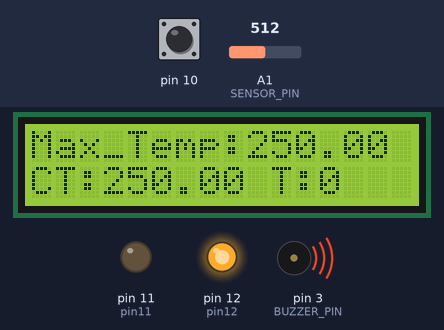
The sketch below on a simulated Arduino Uno, built with avr-gcc and run on an emulated ATmega328P. On the bench: 16×2 character LCD, output pins drawn as LEDs (lit = HIGH), buzzer (waves = sounding). The inputs (shaded band) are chosen by the test bench; at power-on: A1 (SENSOR_PIN) = 512, pin 10 HIGH. What the sketch prints to the serial monitor is not drawn.

Above: at 1.2 s.
1.3 s: A1 (SENSOR_PIN) set to 61
At 3.2 s:
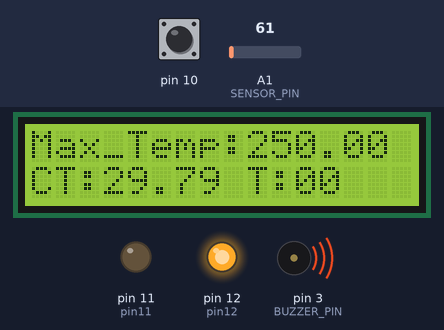
3.5 s: A1 (SENSOR_PIN) set to 55
At 5.2 s:
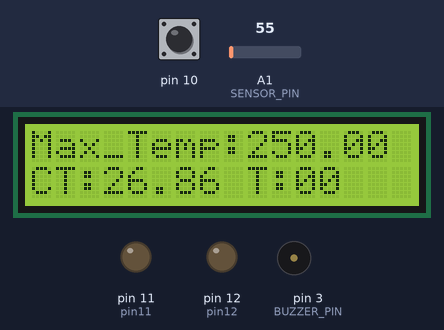
5.9 s: pin 10 pulled LOW for 3.2 s
At 8.6 s:
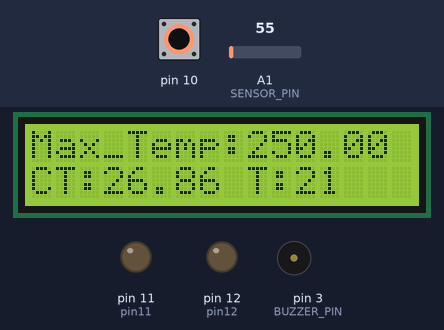
10.6 s: pin 10 pulled LOW for 1 s
At 12.7 s:
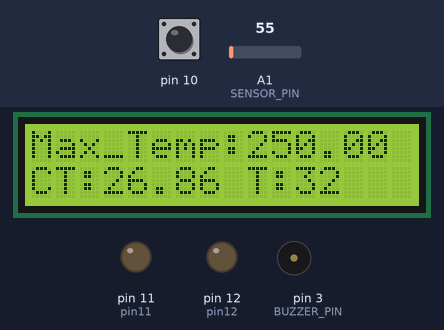
13.1 s: A1 (SENSOR_PIN) set to 17
At 13.64 s:
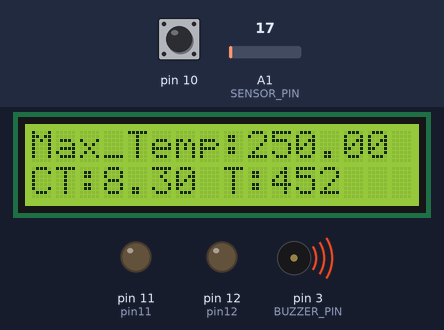
Timing chart, 0 to 15.9 s (numbered marks = the images above; inputs shaded):
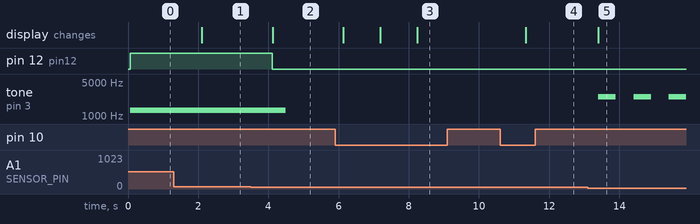

Measured:
- the behaviour switches between 56 and 55 on A1 (SENSOR_PIN) (found by bisection; images 1 and 2)
- after the input at 1.3 s, the display: changes after 0.80 s (image 1)
- after the input at 3.5 s, pin 12 (pin12): HIGH → LOW after 0.61 s; tone on pin 3 (BUZZER_PIN): 1300 Hz → silent after 1.0 s; the display: changes after 0.62 s (image 2)
- after the input at 5.9 s, the display: first changes after 0.23 s (image 3 shows a later state)
- after the input at 10.6 s, the display: changes after 0.73 s (image 4)
- after the input at 13.1 s, tone on pin 3 (BUZZER_PIN): alternates 2500 Hz for 0.50 s and silent for 0.51 s, starting after 0.29 s; the display: changes after 0.30 s (image 5)

The sketch:

temp_sensor_final.ino
```cpp
#include <LiquidCrystal.h>

#define SENSOR_PIN A1
#define BUZZER_PIN 3
#define MAX_TEMP 27.0
#define MIN_TEMP 25.0

int pin11 = 11;
int pin12 = 12;

LiquidCrystal lcd(4, 5, 6, 7, 8, 9); // Creating an LCD object

// declaring global variable which are essential for operation time
unsigned long start = 0, finish = 0, elapsed = 0, operationTime = 0;
float tempMax = 0;
int flag=0;
/*  flipping of a number is needed to calculate time correctly.
 *  it prevents start & finish to override & only calculates
 *  elapsed time when both start & finish were calculated.
 */

 int tmpmin=0;
 int tmpmax=0;
unsigned short flip = 0;
void setup() {
  Serial.begin(9600);
  lcd.begin(16, 2); // Initializing LCD object by specifying 16x2 display
  lcd.clear();      // Clearing the display
  pinMode(SENSOR_PIN, INPUT);  // sensor pin as input pin
  pinMode(BUZZER_PIN, OUTPUT); // buzzer pin as output pin
  pinMode(10,INPUT_PULLUP);
   pinMode(pin11, OUTPUT);
   pinMode(pin12, OUTPUT);
}

void loop() {
  //Serial.println(start);
  float tempCurrent = readTemp(); // read current temp
  if (tempCurrent > MAX_TEMP) {    // when current tempearture greater than Max_TEMP
       // buzz the buzzer
    if (flip == 0) {                 // when flip isn't flipped
      start = millis()/1000;      // start time
      flag=0;
     Serial.println(start);
      //Serial.println(flag);
    }

    //if( (start + 10) >= (millis()/1000)){
    tone(BUZZER_PIN, 1300, 1400);
    //}
    //digitalWrite(pin11,LOW);
    analogWrite(pin12,255);
    flip = 1;                      // flip the number
  }
  else if (tempCurrent < MIN_TEMP) { // when current temperature less than MIN_TEMP
        // buzz the buzzer
        if(flag==0){
        // Serial.println(flag);
        finish=millis()/1000;
        flag=1;

        }
    if (flip == 1) {                // when flip is flipped
      finish = millis()/1000;            // finish time
      elapsed = finish - start;     // time needed
      operationTime += elapsed;     // add to operation time
      setTimeElements();            // set the time elements to default
    }
    digitalWrite(pin12,LOW);
    //if( (finish + 10) >= (millis()/1000) ){
    tone(BUZZER_PIN, 2500, 500);
    //}
  }
else if(tempCurrent < MAX_TEMP && tempCurrent > MIN_TEMP)
{
 finish = millis()/1000;
 //digitalWrite(pin11,LOW);
    digitalWrite(pin12,LOW);
}
  if(digitalRead(10)==LOW)
  {
    //finish = millis()/1000;            // finish time
      elapsed = millis()/1000- start;     // time needed
      operationTime += elapsed;
      Serial.println("Time difference :");
    Serial.println(elapsed);
    Serial.println("Total operation Time :");
    Serial.println(operationTime);
    //digitalWrite(pin11,LOW);
    digitalWrite(pin12,LOW);
  }
  if(digitalRead(10)==HIGH)
  {
    //Serial.println("push button off");
  }
  if (tempCurrent > tempMax) {
    tempMax = tempCurrent;
  }
  lcd.setCursor(0, 0);
  lcd.print("Max_Temp:");
  lcd.print(tempMax);
  lcd.setCursor(0,1);
   lcd.print("CT:");
  lcd.print(tempCurrent);
  lcd.print(" T:");
  lcd.print(operationTime);

  //serial print secttion
  //Serial.setCursor(0, 0);
  Serial.print("Max_Temp:");
  Serial.print(tempMax);
  //Serial.setCursor(0,1);
   Serial.print(" Current Temperature : ");
  Serial.print(tempCurrent);
  Serial.print(" Total Operation Time : ");
  Serial.println(operationTime);
  delay(1000);
}

// Creating a function to read temp
float readTemp() {
  int reading = analogRead(SENSOR_PIN);
  float tempC = (5.0 * reading * 100.0) / 1024;
  return tempC;
}

// Creating a function to set the time elements
void setTimeElements() {
  flip = 0;
  start = 0;
  //finish = 0;
  elapsed = 0;
}
```
